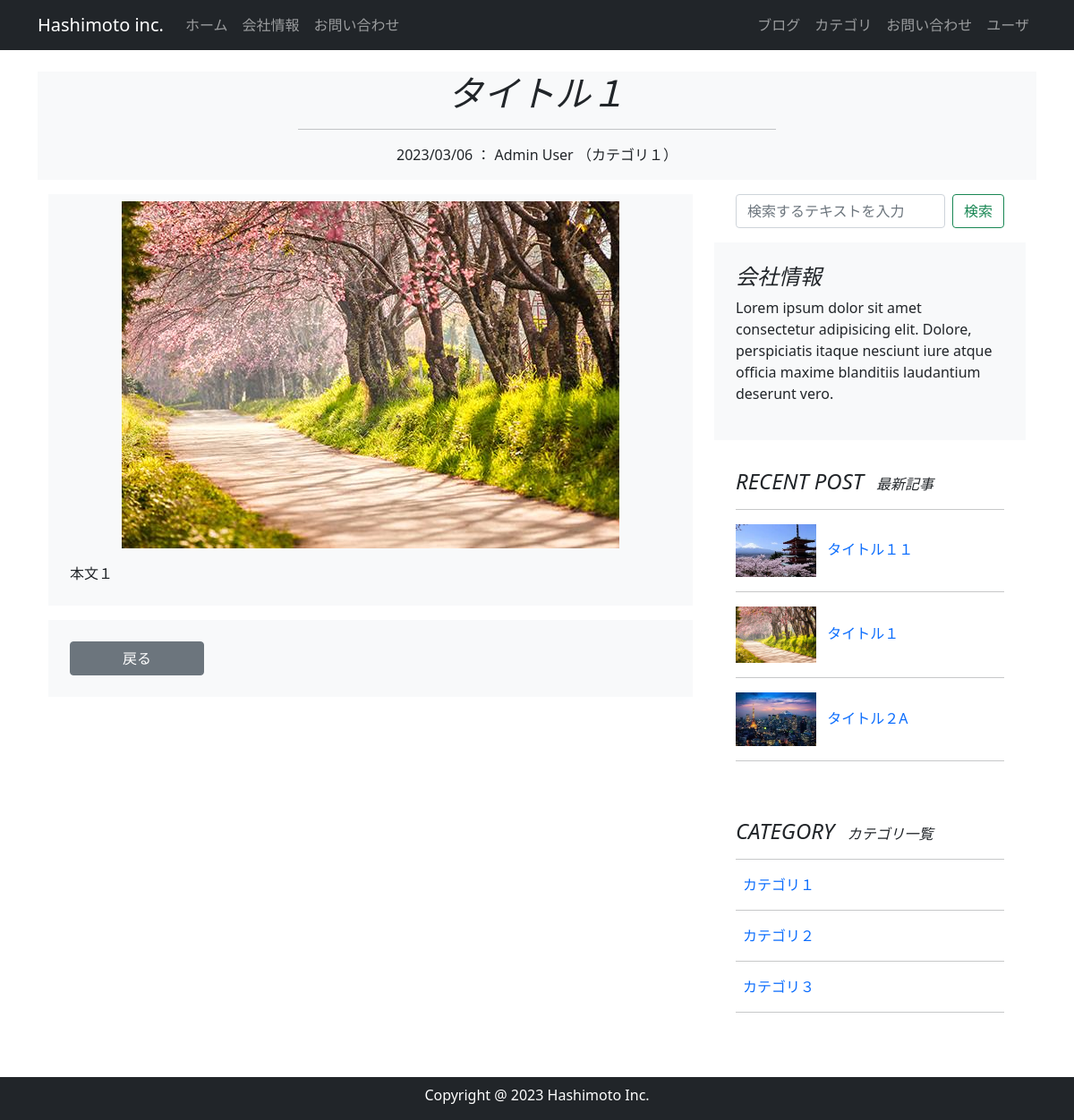
The app's page /3/blog_post with its own data.
### company_blog/models.py (models this page shows, shortened)
class BlogPost(db.Model):
    __tablename__ = 'blog_post'
    id = db.Column(db.Integer, primary_key=True)
    user_id = db.Column(db.Integer, db.ForeignKey('users.id'))
    category_id = db.Column(db.Integer, db.ForeignKey('blog_category.id'))
    date = db.Column(db.DateTime, default=datetime.now(timezone('Asia/Tokyo')))
    title = db.Column(db.String(140))
    text = db.Column(db.Text)
    summary = db.Column(db.String(140))
    featured_image = db.Column(db.String(140))

class User(db.Model, UserMixin):
    __tablename__ = 'users'
    id = db.Column(db.Integer, primary_key = True)
    email = db.Column(db.String(64), unique=True, index=True)
    username = db.Column(db.String(64), unique=True, index=True)
    password_hash = db.Column(db.String(128))
    administrator = db.Column(db.String(1))
    post = db.relationship('BlogPost', backref='author', lazy='dynamic')
    @property
    def password(self):
        raise AttributeError('password is not a readable attribute')

class BlogCategory(db.Model):
    __tablename__ = 'blog_category'
    id = db.Column(db.Integer, primary_key=True)
    category = db.Column(db.String(140))
    posts = db.relationship('BlogPost', backref='blogcategory', lazy='dynamic')

### company_blog/main/views.py (the view)
@main.route('/<int:blog_post_id>/blog_post')
def blog_post(blog_post_id):
    form = BlogSearchForm()
    blog_post = BlogPost.query.get_or_404(blog_post_id)
    recent_blog_posts = BlogPost.query.order_by(BlogPost.id.desc()).limit(5).all()
    blog_categories = BlogCategory.query.order_by(BlogCategory.id.asc()).all()
    return render_template('blog_post.html', post=blog_post, recent_blog_posts=recent_blog_posts, blog_categories=blog_categories, form=form)

### company_blog/main/forms.py
class BlogSearchForm(FlaskForm):
    searchtext = StringField('検索テキスト', validators=[DataRequired()])
    submit = SubmitField('検索')

### company_blog/__init__.py (called while the page is built)
@event.listens_for(Engine, "connect")
def set_sqlite_pragma(dbapi_connection, connection_record):
    cursor = dbapi_connection.cursor()
    cursor.execute("PRAGMA foreign_keys=ON")
    cursor.close()

### company_blog/templates/blog_post.html (shortened to what this page needs)
{% extends "base.html" %}
{% block content %}
    <header id="page-header">
        <div class="container my-3 bg-light">
            <div class="row">
                <div class="col-md-6 m-auto text-center">
                    <h1 class="fst-italic">{{ post.title }}</h1>
                    <hr>
                    <p>{{ post.date.strftime('%Y/%m/%d') }} ： {{ post.author.username }} （{{ post.blogcategory.category }}）</p>
                </div>
            </div>
        </div>
    </header>
    <div class="container my-3">
        <div class="row mb-2">
            <div class="col-8">
                <section id="blog_post">
                    <div class="container py-2 bg-light">
                        {% if post.featured_image %}
                        <div class="mb-3" style="text-align: center;">
                            <img src="{{ url_for('static', filename='featured_image/' + post.featured_image) }}"  class="img-fluid">
                        </div>
                        {% endif %}
                        <p class="mb-3">{{ post.text | safe }}</p>
                    </div>
                </section>
                <section id="menu">
                    <div class="container my-3 py-4 bg-light">
                        <div class="row">
                            <div class="col-md-3">
                                <button type="button" class="btn btn-secondary w-100" onclick="history.back()">
                                    戻る
                                </button>
                            </div>
                        </div>
                    </div>
                </section>
            </div>
            <div class="col-md-4">
                <div class="position-sticky" style="top: 2rem;">
                    <div class="container-fluid mb-3">
                        <form action="{{ url_for('main.search') }}" class="d-flex" method="POST">
                            {{ render_field(form.searchtext, class="form-control me-2", placeholder="検索するテキストを入力") }}
                            {{ form.submit(class="btn btn-outline-success") }}
                        </form>
                    </div>
                    <div class="p-4 mb-2 bg-light">
                        <h4 class="fst-italic">会社情報</h4>
                        <p>Lorem ipsum dolor sit amet consectetur adipisicing elit. Dolore, perspiciatis itaque nesciunt iure atque officia maxime blanditiis laudantium deserunt vero.</p>
                    </div>
                    <div class="p-4">
                        <h4 class="fst-italic">RECENT POST <span class="ms-2 fs-6">最新記事</span></h4>
                        <hr>
                        <ol class="list-unstyled">
                            {% for recent_post in recent_blog_posts %}
                            <li>
                                <a href="{{ url_for('main.blog_post', blog_post_id=recent_post.id) }}" class="text-decoration-none">
                                    {% if recent_post.featured_image %}
                                    <img src="{{ url_for('static', filename='featured_image/' + recent_post.featured_image) }}" class="img-fluid" width="90" height="50">
                                    {% endif %}
                                    <span class="ms-2">{{ recent_post.title }}</span>
                                </a>
                            </li>
                            <hr>
                            {% endfor %}
                        </ol>
                    </div>
                    <div class="p-4">
                        <h4 class="fst-italic">CATEGORY <span class="ms-2 fs-6">カテゴリ一覧</span></h4>
                        <hr>
                        <ol class="list-unstyled">
                            {% for blog_category in blog_categories %}
                            <li>
                                <a href="{{ url_for('main.category_posts', blog_category_id=blog_category.id) }}" class="text-decoration-none">
                                    <span class="ms-2">{{ blog_category.category }}</span>
                                </a>
                            </li>
                            <hr>
                            {% endfor %}
                        </ol>
                    </div>
                </div>
            </div>
        </div>
    </div>
{% endblock %}

### company_blog/templates/base.html (shortened to what this page needs)
<!DOCTYPE html>
<html lang="en">
<head>
    <link href="https://cdn.jsdelivr.net/npm/bootstrap@5.0.2/dist/css/bootstrap.min.css" rel="stylesheet">
</head>
<body>
    <nav class="navbar navbar-expand-lg navbar-dark bg-dark fixed-top">
        <div class="container">
          <a class="navbar-brand" href="{{ url_for('main.index') }}">Hashimoto inc.</a>
          <div class="collapse navbar-collapse" id="navbarSupportedContent">
            <ul class="navbar-nav">
              <li class="nav-item">
                <a class="nav-link" href="{{ url_for('main.index') }}">ホーム</a>
              </li>
              <li class="nav-item">
                <a class="nav-link" href="#">会社情報</a>
              </li>
              <li class="nav-item">
                <a class="nav-link" href="#">お問い合わせ</a>
              </li>
            </ul>
            <ul class="navbar-nav ms-auto">
                <li class="nav-item">
                  <a class="nav-link" href="{{ url_for('main.blog_maintenance') }}">ブログ</a>
                </li>
                <li class="nav-item">
                  <a class="nav-link" href="{{ url_for('main.category_maintenance') }}">カテゴリ</a>
                </li>
                <li class="nav-item">
                  <a class="nav-link" href="#">お問い合わせ</a>
                </li>
                                <li class="nav-item">
                  <a class="nav-link" href="{{url_for('users.user_maintenance')}}">ユーザ</a>
                </li>
            </ul>
          </div>
        </div>
      </nav>
      {% from "_formhelpers.html" import render_field %}
      <div class="container" style="padding-top: 4rem; padding-bottom:4rem">
        {% block content %}
        {% endblock %}
      </div>
      <footer id="footer" class="footer text-center pt-2 bg-dark fixed-bottom">
        <div class="container">
            <div class="row">
                <div class="col text-white">
                    <p>Copyright @ 2023 Hashimoto Inc.</p>
                </div>
            </div>
        </div>
      </footer>
</body>
</html>

### company_blog/templates/_formhelpers.html (shortened to what this page needs)
{% macro render_field(field) %}
{{ field(**kwargs)|safe}}
{% endmacro %}

### records on screen
BlogPost: title "タイトル１", date "2023/03/06", featured_image (picture), text "本文１"
User: author.username "Admin User"
BlogCategory: blogcategory.category "カテゴリ１", category "カテゴリ１"
BlogPost: featured_image (picture), title "タイトル１１"
BlogPost: featured_image (picture), title "タイトル２A"
BlogCategory: category "カテゴリ２"
BlogCategory: category "カテゴリ３"
